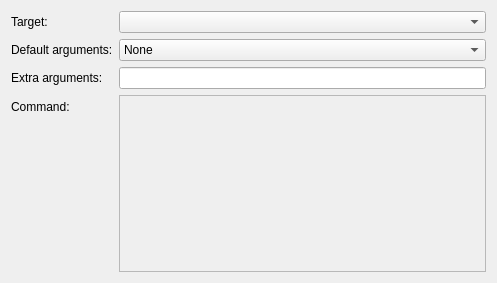
<?xml version="1.0" encoding="UTF-8"?>
<ui version="4.0">
 <class>Nim::NimCompilerBuildStepConfigWidget</class>
 <widget class="QWidget" name="Nim::NimCompilerBuildStepConfigWidget">
  <property name="enabled">
   <bool>true</bool>
  </property>
  <property name="geometry">
   <rect>
    <x>0</x>
    <y>0</y>
    <width>497</width>
    <height>283</height>
   </rect>
  </property>
  <property name="windowTitle">
   <string/>
  </property>
  <layout class="QVBoxLayout" name="verticalLayout">
   <item>
    <layout class="QFormLayout" name="formLayout">
     <item row="0" column="0">
      <widget class="QLabel" name="targetLabel">
       <property name="text">
        <string>Target:</string>
       </property>
      </widget>
     </item>
     <item row="0" column="1">
      <widget class="QComboBox" name="targetComboBox"/>
     </item>
     <item row="2" column="0">
      <widget class="QLabel" name="additionalArgumentsLabel">
       <property name="text">
        <string>Extra arguments:</string>
       </property>
      </widget>
     </item>
     <item row="2" column="1">
      <widget class="QLineEdit" name="additionalArgumentsLineEdit"/>
     </item>
     <item row="3" column="0">
      <widget class="QLabel" name="commandLabel">
       <property name="text">
        <string>Command:</string>
       </property>
      </widget>
     </item>
     <item row="3" column="1">
      <widget class="QTextEdit" name="commandTextEdit">
       <property name="enabled">
        <bool>false</bool>
       </property>
       <property name="minimumSize">
        <size>
         <width>0</width>
         <height>0</height>
        </size>
       </property>
      </widget>
     </item>
     <item row="1" column="0">
      <widget class="QLabel" name="defaultArgumentsLabel">
       <property name="text">
        <string>Default arguments:</string>
       </property>
      </widget>
     </item>
     <item row="1" column="1">
      <widget class="QComboBox" name="defaultArgumentsComboBox">
       <item>
        <property name="text">
         <string>None</string>
        </property>
       </item>
       <item>
        <property name="text">
         <string>Debug</string>
        </property>
       </item>
       <item>
        <property name="text">
         <string>Release</string>
        </property>
       </item>
      </widget>
     </item>
    </layout>
   </item>
  </layout>
 </widget>
 <tabstops>
  <tabstop>targetComboBox</tabstop>
  <tabstop>defaultArgumentsComboBox</tabstop>
  <tabstop>additionalArgumentsLineEdit</tabstop>
  <tabstop>commandTextEdit</tabstop>
 </tabstops>
 <resources/>
 <connections/>
</ui>
